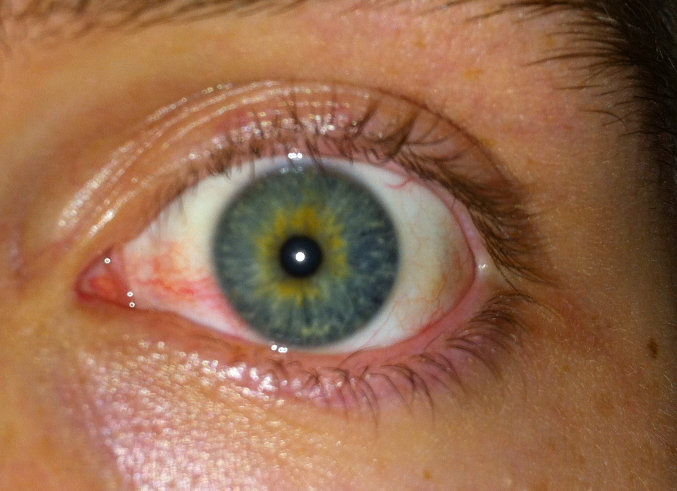
#> input picture iris.jpg, 1354 x 981 px (shown at 1/2 size)
$ python HoughCircles.py iris.jpg
#> lines starting #> are read from the running program, lines starting #| are printed output that depends on the picture; after the words box and inside, x2 and y2 are one past the last pixel; in counts of white or black regions, pixels touching at a corner belong together
# Rodrigo Luís Zimmermann
import sys
import cv2
import numpy as np
from google.colab.patches import cv2_imshow

def main(argv):

    # Abri a imagem para a biblioteca openCV
    src = cv2.imread('iris.jpg', cv2.IMREAD_COLOR)
#> src is the input picture: shape (981, 1354, 3); mean B, G, R 77.9, 106.5, 150.3

    # Criando a escala de cinza para o método HoughCircles
    gray = cv2.cvtColor(src, cv2.COLOR_BGR2GRAY)
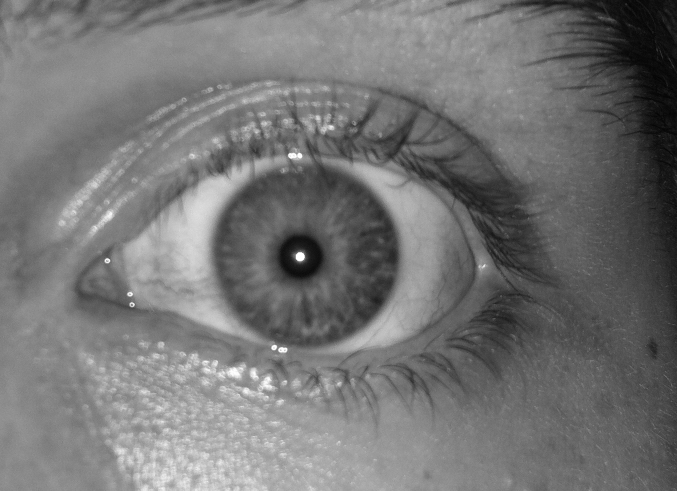
#> gray: shape (981, 1354) (shown at 1/2 size); min 1, max 255, mean 116.3
    gray = cv2.medianBlur(gray, 5)

    # Descobre o círculo da íris
    rows = gray.shape[0]
#> rows = 981
    circles = cv2.HoughCircles(gray, cv2.HOUGH_GRADIENT, 1, rows / 6,
                               param1=30, param2=90,
                               minRadius=5, maxRadius=60)
#> circles = [[601.5, 514.5, 44.9]]

    # Remove íris
    circles = np.uint16(np.around(circles))
#> circles = [[602, 514, 45]]
    for i in circles[0, :]:
      center = (i[0], i[1])
      radius = i[2]
      value = i
      cv2.circle(src, center, radius, (255, 255, 255), -1)
#> this loop made 1 pass
#> (radius, value) on pass 1: (45, [602, 514, 45])
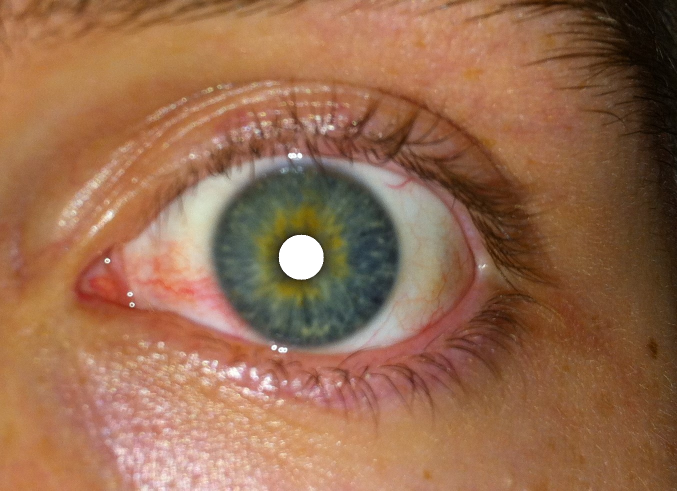
#> src: shape (981, 1354, 3) (shown at 1/2 size); 0.48% of pixels changed, all inside (x1, y1, x2, y2) = (557, 469, 648, 560)

    # Resultado 1
    cv2_imshow(src)

    # Descobre o círculo da pupila
    circles = cv2.HoughCircles(gray, cv2.HOUGH_GRADIENT, 1, rows / 6,
                               param1=30, param2=90,
                               minRadius=130, maxRadius=249)
#> circles = [[614.5, 511.5, 184.6]]

    # Pegando as dimensões da pupila
    circles = np.uint16(np.around(circles))
#> circles = [[614, 512, 185]]
    for i in circles[0, :]:
      center = (i[0], i[1])
      radius = i[2]
      value = i
#> this loop made 1 pass
#> (radius, value) on pass 1: (185, [614, 512, 185])

    # Pintando a parte de fora da pupila
    mask = np.zeros_like(src)
    mask = cv2.circle(mask, center, radius, (255, 255, 255), -1)
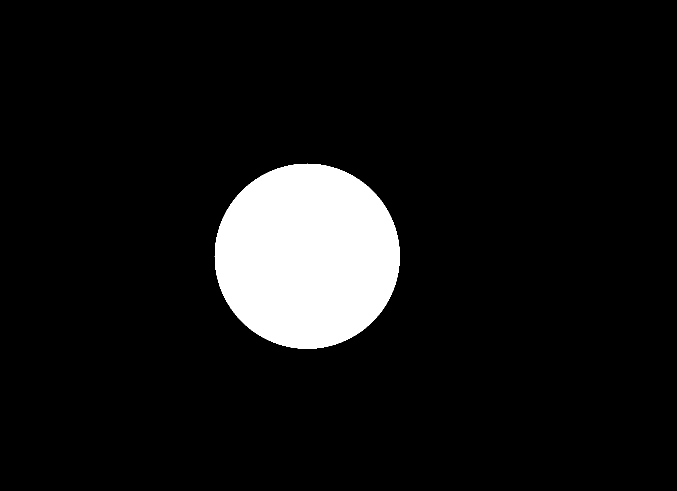
#> mask: shape (981, 1354, 3) (shown at 1/2 size); 8.1% white; 1 white region, box (x1, y1, x2, y2) and area: (429, 327, 800, 698) 107501
    result = cv2.bitwise_and(src, mask)
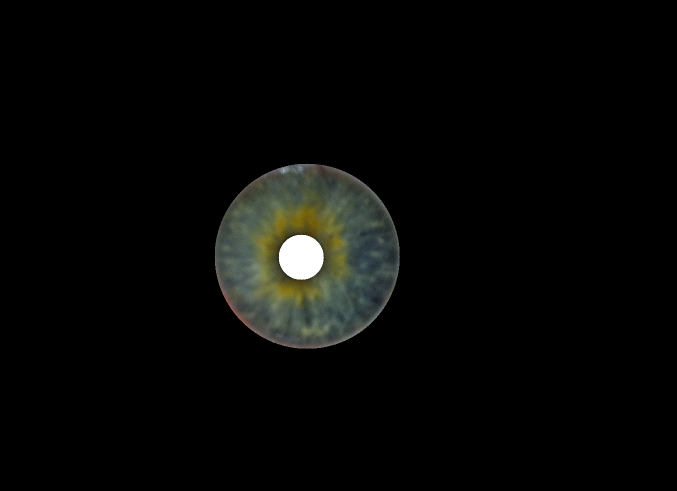
#> result: shape (981, 1354, 3) (shown at 1/2 size); mean B, G, R 6.5, 7.9, 7.3
    cv2_imshow(result)

if __name__ == "__main__":
    main(sys.argv[1:])
